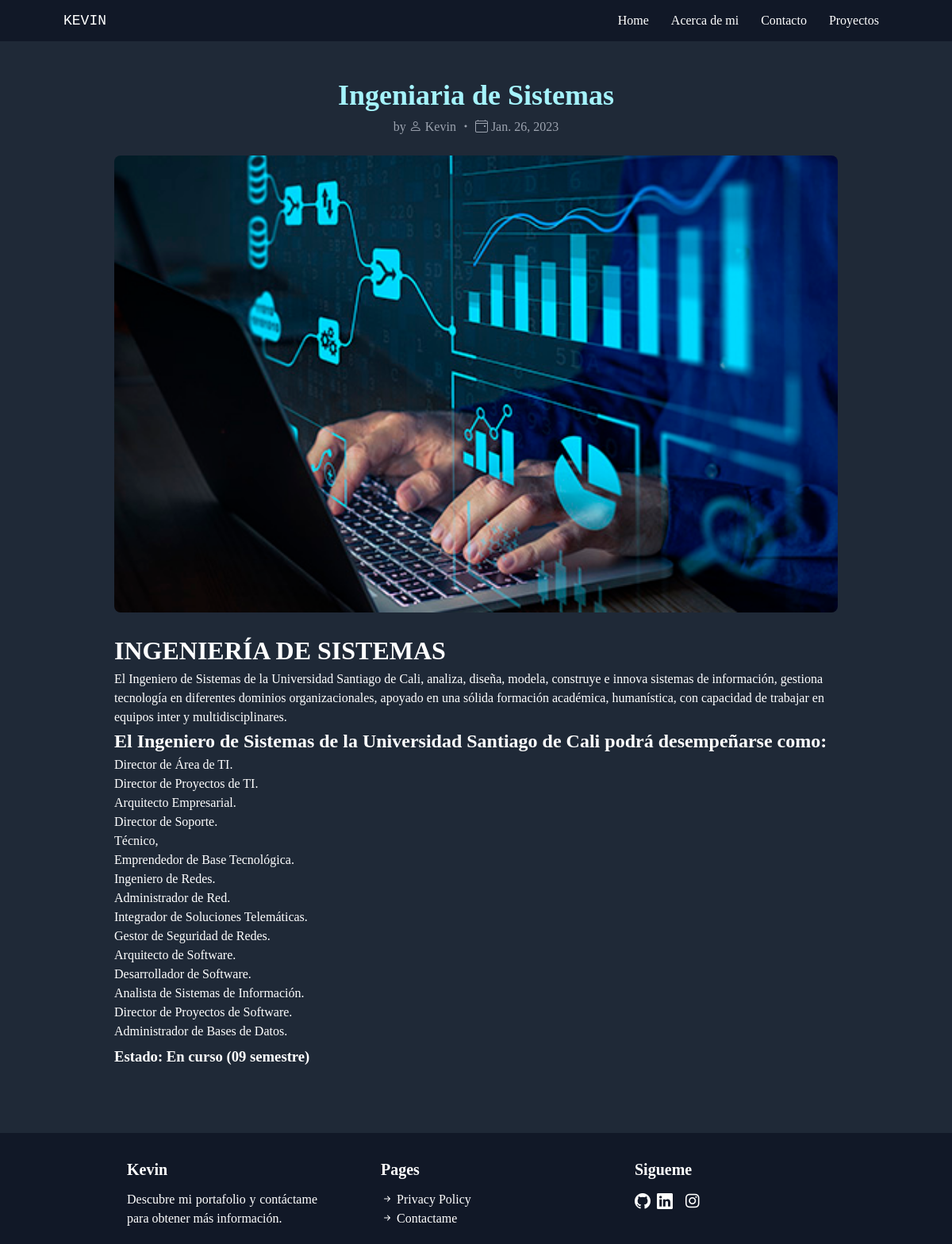
Page /blogpost/sistemas on the committed database.
### home/models.py (models this page shows, shortened)
class Blog(models.Model):
    sno = models.AutoField(primary_key=True)
    title = models.CharField(max_length=200)
    meta = models.CharField(max_length=400)
    content = models.TextField()
    thumbnail_img = models.ImageField(null=False, blank=True, upload_to="images/")
    thumbnail_url = models.URLField(blank=True, null=True)
    category = models.CharField(max_length=255, default="uncategorized")
    slug = models.CharField(max_length=100)
    time = models.DateField(auto_now_add=True)

### home/views.py (the view)
# urls.py: path('blogpost/<str:slug>', views.blogpost, name='blogpost'),
def blogpost (request, slug):
    try:
        blog = Blog.objects.get(slug=slug)
        context = {'blog': blog}
        return render(request, 'blogpost.html', context)
    except Blog.DoesNotExist:
        context = {'message': 'Blog post not found'}
        return render(request, '404.html', context, status=404)

### templates/blogpost.html (shortened to what this page needs)
{% extends 'base.html' %}
{% block content %}
<div class='bg-gray-800 text-white p-8 pt-12 flex flex-col md:px-20 lg:px-36 xl:px-60 2xl:px-80'>
    <span class='text-center text-3xl md:text-4xl font-bold text-cyan-200 hover:text-cyan-300 transition duration-300'><a href='{{blog.slug}}'>{{blog.title}}</a></span>
    <span class='text-center mt-2 text-gray-400'>by <a href='/about'><i class="bi bi-person"></i> <span class='group'><span class='group-hover:text-cyan-200 bg-left-bottom bg-gradient-to-r from-cyan-300 to-blue-500 bg-[length:0%_2px] bg-no-repeat group-hover:bg-[length:100%_2px] transition-all duration-500 ease-out'>Kevin</span></span><a> <i class="bi bi-dot"></i> <span><i class="bi bi-calendar4-event"></i> {{blog.time}}</span>   </span></span></a>
    <img class='rounded-lg my-6 flex justify-center' src="{{blog.thumbnail_img.url}}">
    <p class=''>{{blog.content|safe}} </p>
</div>
{% endblock %}

### templates/base.html (style rules this page uses)
body { font-family: Poppins; transition: 0.3s ease-in-out; }

### rows in the picture
Blog: title "Ingeniaria de Sistemas", time "Jan. 26, 2023", thumbnail_img (picture), content "INGENIERÍA DE SISTEMAS El Ingeniero de Sistemas de la Universidad Santiago de Cali, analiza, diseña, modela, construye e innova sistemas de información, gestiona tecnología en diferentes dominios organizacionales, apoyado en una sólida formación académica, humanística, con capacidad de trabajar en equipos inter y multidisciplinares. El Ingeniero de Sistemas de la Universidad Santiago de Cali podrá desempeñarse como: Director de Área de TI. Director de Proyectos de TI. Arquitecto Empresarial. Director de Soporte. Técnico, Emprendedor de Base Tecnológica. Ingeniero de Redes. Administrador de Red. Integrador de Soluciones Telemáticas. Gestor de Seguridad de Redes. Arquitecto de Software.…"
